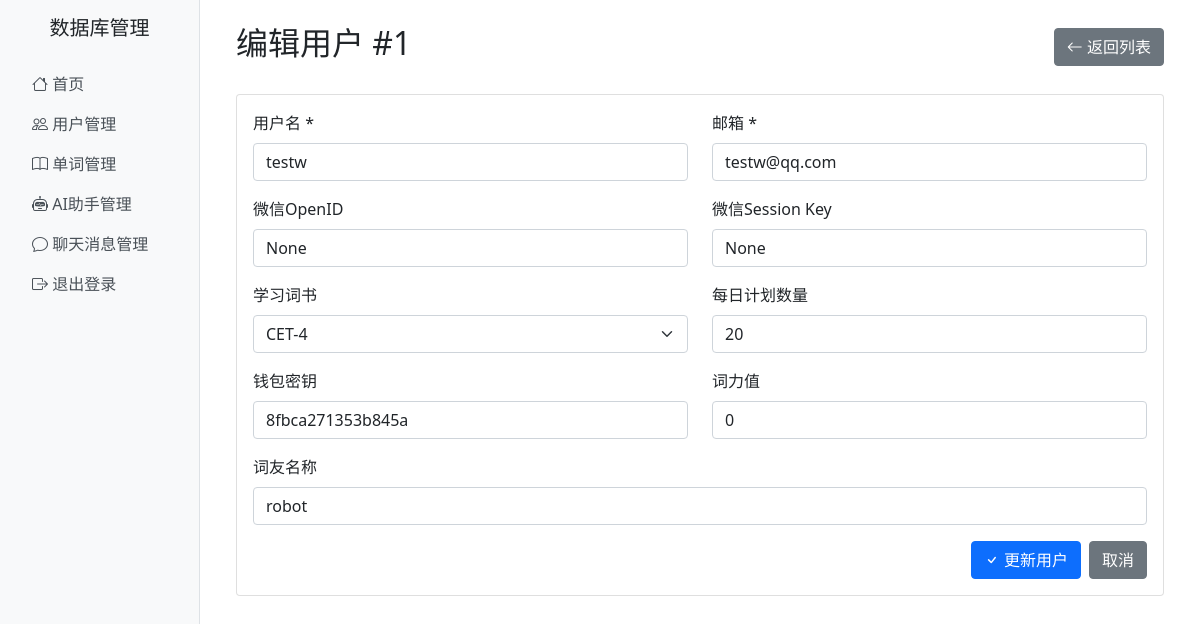
Screenshot of /admin/users/1/edit (signed in) with the database file from the repository.
### sql_alchemy.py (models this page shows)
class User(db.Model):
    __tablename__ = 'user'
    user_id = db.Column(db.Integer, primary_key=True)
    username = db.Column(db.String(50), unique=True, nullable=False)
    email = db.Column(db.String(100), unique=True, nullable=False)
    avatar_url = db.Column(db.String(255))
    created_at = db.Column(db.DateTime, default=datetime.now())
    updated_at = db.Column(db.DateTime, default=datetime.now(), onupdate=datetime.now())
    wechat_openid = db.Column(db.String(100), unique=True, nullable=False)
    wechat_session_key = db.Column(db.String(100), nullable=False)
    preferred_classification = db.Column(db.String(100), nullable=False) # 当前学习的词书(cet4,cet6,雅思,托福等)
    preferred_plan_daily = db.Column(db.Integer, default=20)
    wallet_key = db.Column(db.String(100), nullable=False, unique=True) # 钱包唯一标识
    word_power_amount = db.Column(db.Integer, nullable=False, default=0) # 词力值
    is_deleted = db.Column(db.Integer, nullable=False, default=0)
    word_friend_name = db.Column(db.String(100), nullable=False, unique=True) # 用户当前选择的词友
    stories = db.relationship('StoryCollection', backref='user')
    word_friend = db.relationship('WordFriend', backref='user')

### views/admin/__init__.py (the view, shortened to what this page needs)
@admin_bp.route('/users/<int:user_id>/edit', methods=['GET', 'POST'])
@login_required
def edit_user(user_id):
    user = User.query.get_or_404(user_id)
    return render_template('admin/users/edit.html', user=user)

### views/admin/__init__.py (called while the page is built)
def login_required(f):
    from functools import wraps
    @wraps(f)
    def decorated_function(*args, **kwargs):
        if 'admin_logged_in' not in session:
            return redirect(url_for('admin.login'))
        return f(*args, **kwargs)
    return decorated_function

### views/admin/templates/admin/users/edit.html (shortened to what this page needs)
{% extends "admin/base.html" %}
{% block content %}
<div class="d-flex justify-content-between align-items-center mb-4">
    <h2>编辑用户 #{{ user.user_id }}</h2>
    <a href="{{ url_for('admin.list_users') }}" class="btn btn-secondary">
        <i class="bi bi-arrow-left"></i> 返回列表
    </a>
</div>
<div class="card">
    <div class="card-body">
        <form method="POST">
            <div class="row">
                <div class="col-md-6 mb-3">
                    <label for="username" class="form-label">用户名 *</label>
                    <input type="text" class="form-control" id="username" name="username" value="{{ user.username }}" required>
                </div>
                <div class="col-md-6 mb-3">
                    <label for="email" class="form-label">邮箱 *</label>
                    <input type="email" class="form-control" id="email" name="email" value="{{ user.email }}" required>
                </div>
            </div>
            <div class="row">
                <div class="col-md-6 mb-3">
                    <label for="wechat_openid" class="form-label">微信OpenID</label>
                    <input type="text" class="form-control" id="wechat_openid" name="wechat_openid" value="{{ user.wechat_openid }}">
                </div>
                <div class="col-md-6 mb-3">
                    <label for="wechat_session_key" class="form-label">微信Session Key</label>
                    <input type="text" class="form-control" id="wechat_session_key" name="wechat_session_key" value="{{ user.wechat_session_key }}">
                </div>
            </div>
            <div class="row">
                <div class="col-md-6 mb-3">
                    <label for="preferred_classification" class="form-label">学习词书</label>
                    <select class="form-select" id="preferred_classification" name="preferred_classification">
                        <option value="cet4" {% if user.preferred_classification == 'cet4' %}selected{% endif %}>CET-4</option>
                    </select>
                </div>
                <div class="col-md-6 mb-3">
                    <label for="preferred_plan_daily" class="form-label">每日计划数量</label>
                    <input type="number" class="form-control" id="preferred_plan_daily" name="preferred_plan_daily" value="{{ user.preferred_plan_daily }}">
                </div>
            </div>
            <div class="row">
                <div class="col-md-6 mb-3">
                    <label for="wallet_key" class="form-label">钱包密钥</label>
                    <input type="text" class="form-control" id="wallet_key" name="wallet_key" value="{{ user.wallet_key }}">
                </div>
                <div class="col-md-6 mb-3">
                    <label for="word_power_amount" class="form-label">词力值</label>
                    <input type="number" class="form-control" id="word_power_amount" name="word_power_amount" value="{{ user.word_power_amount }}">
                </div>
            </div>
            <div class="mb-3">
                <label for="word_friend_name" class="form-label">词友名称</label>
                <input type="text" class="form-control" id="word_friend_name" name="word_friend_name" value="{{ user.word_friend_name }}">
            </div>
            <div class="d-grid gap-2 d-md-flex justify-content-md-end">
                <button type="submit" class="btn btn-primary">
                    <i class="bi bi-check"></i> 更新用户
                </button>
                <a href="{{ url_for('admin.list_users') }}" class="btn btn-secondary">取消</a>
            </div>
        </form>
    </div>
</div>
{% endblock %}

### rows the page displays
User: user_id "1", username "testw", email "testw@qq.com", wechat_openid "None", wechat_session_key "None", preferred_plan_daily "20", wallet_key "8fbca271353b845a", word_power_amount "0", word_friend_name "robot"
